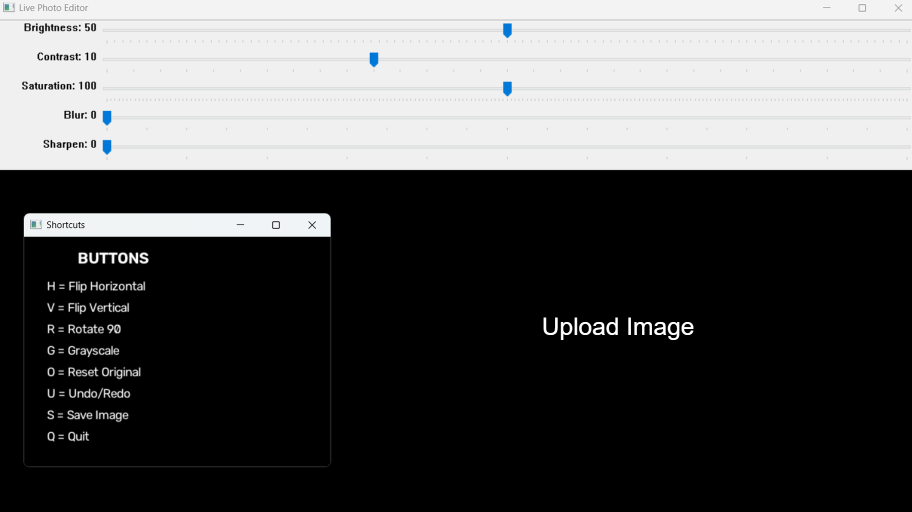
#> input picture Screenshot 2026-08-13 175507.png, 1824 x 1024 px (shown at 1/2 size); its folder holds 2 pictures in this run
$ python Live_Photo_editor.py
#> lines starting #> are read from the running program, lines starting #| are printed output that depends on the picture; after the words box and inside, x2 and y2 are one past the last pixel; in counts of white or black regions, pixels touching at a corner belong together
import cv2
import numpy as np
from tkinter import Tk  #----GUI Library of py
from tkinter.filedialog import asksaveasfilename
from tkinter import filedialog

#-------------------------choose image from Pc

file_path = filedialog.askopenfilename(
    title="Choose Image",
    filetypes=[
        ("Image Files", "*.jpg *.jpeg *.png *.bmp")
    ]
)
#> the answer given: Screenshot 2026-08-13 175507.png

image = cv2.imread(file_path)
#> image is the input picture: shape (1024, 1824, 3); mean B, G, R 84.1, 84, 83.8
original = cv2.imread(file_path)

if original is None:
    print("Image not found!")
    exit()

# --------------Original image (Reset ke liye)
master = original.copy()
original = original.copy()

# ----------------------Window ka name
window_name = "Live Photo Editor"

#-----------------------Create Another window to show Buttons

BUTTONS = np.zeros((300, 400, 3), dtype=np.uint8)

cv2.putText(BUTTONS, "BUTTONS", (70, 35),
            cv2.FONT_HERSHEY_SIMPLEX, 0.7, (255,255,255), 2)

keys = [
    "H = Flip Horizontal",        "V = Flip Vertical",
    "R = Rotate 90",              "G = Grayscale",
    "O = Reset Original",         "U = Undo / Redo",
    "S = Save Image",             "Q = Quit"
]

y = 70
for text in keys:
    cv2.putText(BUTTONS, text, (30, y),
                cv2.FONT_HERSHEY_SIMPLEX, 0.55, (255,255,255), 1)
    y += 28

cv2.namedWindow(window_name)
cv2.WINDOW_NORMAL
cv2.imshow("Shortcuts", BUTTONS)
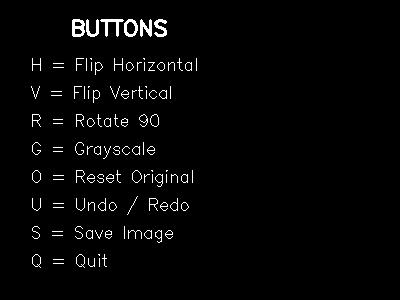
#> window 'Shortcuts': shape (300, 400, 3); 2.4% white in thin lines or dots, all inside (x1, y1, x2, y2) = (31, 19, 197, 268)


# Slider Function
# slider ke liye empty / callback funtion
# slider jb move krta h to vo function ko call back krta h
def nothing(x):
    pass

cv2.namedWindow(window_name)


# Brightness Slider
cv2.createTrackbar("Brightness", window_name, 50, 100, nothing)

# Contrast Slider
cv2.createTrackbar("Contrast", window_name, 10, 30, nothing)

# Saturation Slider
cv2.createTrackbar("Saturation", window_name, 100,200, nothing)

# Blur Slider

cv2.createTrackbar("Blur",window_name, 0,20, nothing)
#> slider 'Blur' is set to 6

# Sharpen slider

cv2.createTrackbar("Sharpen",window_name, 0,10, nothing)
#> slider 'Sharpen' is set to 3

# Undo Redo funtion
def show_comparison(master, display):

    height = min(master.shape[0], display.shape[0])

    master = cv2.resize(
        master,
        (int(master.shape[1] * height / master.shape[0]), height)
    )

    display = cv2.resize(
        display,
        (int(display.shape[1] * height / display.shape[0]), height)
    )

    comparison = np.hstack((master, display))

    cv2.imshow("Original | Edited", comparison)

while True:
# ---------------- Brightness Slider ----------------
 brightness = cv2.getTrackbarPos("Brightness", window_name) - 50

# ---------------- Contrast Slider ----------------
 contrast = cv2.getTrackbarPos("Contrast", window_name)

# ---------------- Saturation Slider ----------------
 saturation = cv2.getTrackbarPos("Saturation", window_name)

 #----------------Blur Slider-------------------------

 blur =cv2.getTrackbarPos("Blur",window_name)

 #--------------Sharpen slider------------------

 sharpen =cv2.getTrackbarPos("Sharpen",window_name)

# Start from current image
 display = original.copy()

# ---------------- Apply Brightness ----------------
 display = np.clip(
    display.astype(np.int16) + brightness,
    0,
    255
).astype(np.uint8)

# ---------------- Apply Contrast ----------------
 display = np.clip(
    display.astype(np.float32) * (contrast / 10),
    0,
    255
).astype(np.uint8)

# ---------------- Apply Saturation ----------------
# h= hue (color type)
# s = saturation
# v = value
 hsv = cv2.cvtColor(display, cv2.COLOR_BGR2HSV)
#> hsv: shape (1024, 1824, 3); mean H, S, V 3.2, 0.5, 84.1

 h, s, v = cv2.split(hsv)
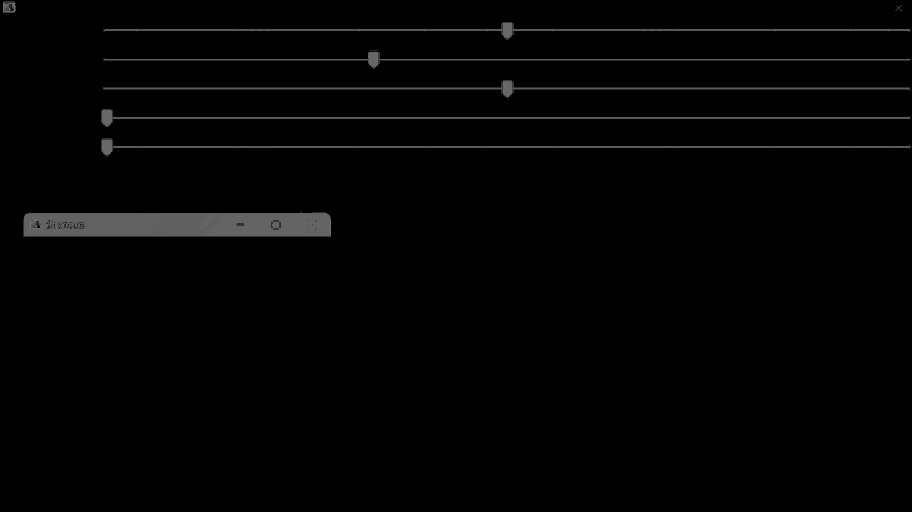
#> h: shape (1024, 1824) (shown at 1/2 size); min 0, max 170, mean 3.2
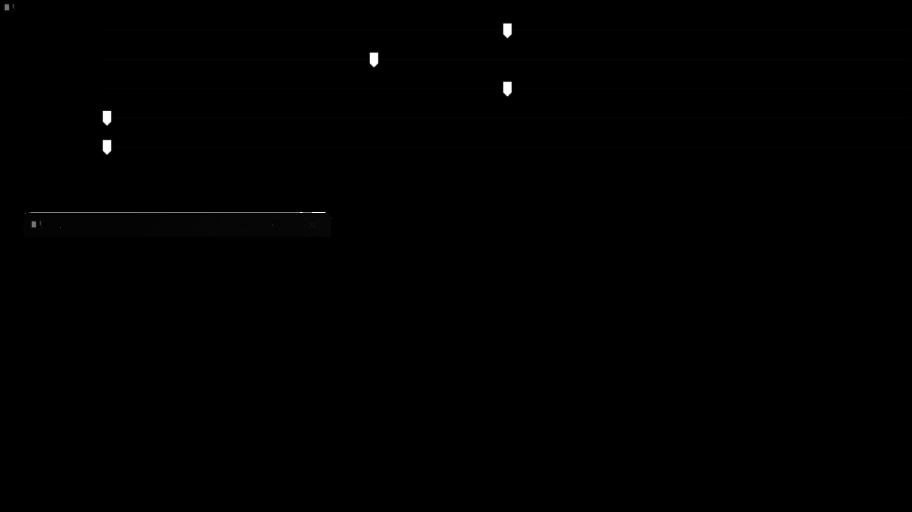
#> s: shape (1024, 1824) (shown at 1/2 size); min 0, max 255, mean 0.5

 s = np.clip(
    s.astype(np.float32) * (saturation / 100), #change value of saturation (pixel)
    0,
    255
).astype(np.uint8)

 hsv = cv2.merge((h, s, v))

 display = cv2.cvtColor(hsv, cv2.COLOR_HSV2BGR)

 #-------------- Apply Blur ---------------------
 if blur>0:
       kernel = blur*2+1
       display = cv2.GaussianBlur(display,(kernel,kernel),0)


#--------------- Apply Sharpen ---------------------------

 if sharpen>0:
    kernel= np.array([[0,-1,0],
                   [-1,5 + sharpen,-1],
                   [0,-1,0]],dtype=np.float32)
    display= cv2.filter2D(display,-1,kernel)
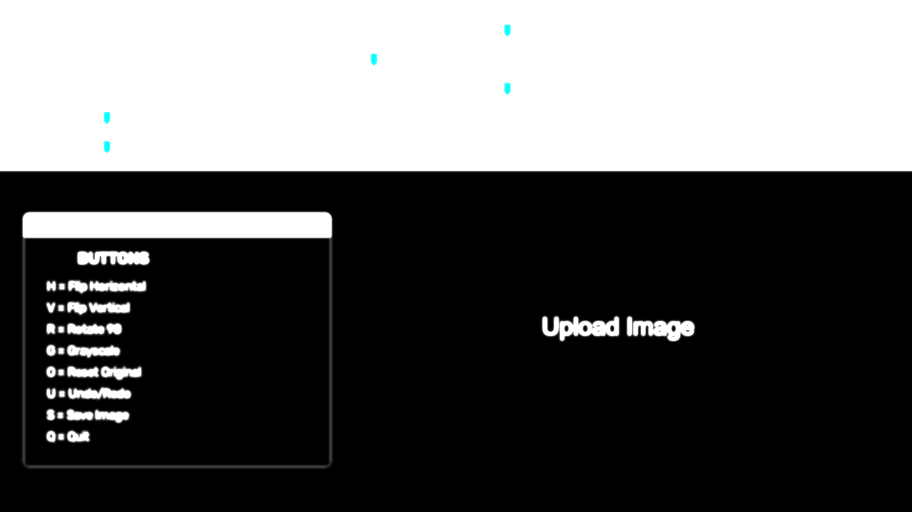
#> display: shape (1024, 1824, 3) (shown at 1/2 size); mean B, G, R 94.4, 94.4, 94.2


# ---------------- Show ----------------

 cv2.namedWindow(window_name)
 cv2.WINDOW_NORMAL
 h, w = display.shape[:2]
#> h = 1024; w = 1824

 max_w = 1920
 max_h = 500

 scale = min(max_w / w, max_h / h)
#> scale = 0.488

 new_w = int(w * scale)
#> new_w = 890
 new_h = int(h * scale)
#> new_h = 500

 display = cv2.resize(display, (new_w, new_h))
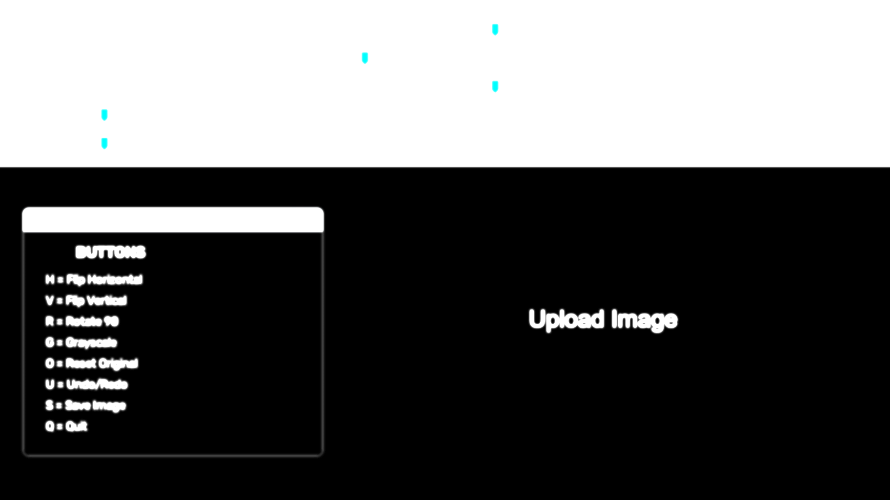
#> display: shape (500, 890, 3); mean B, G, R 94.4, 94.4, 94.2

 cv2.imshow(window_name, display)


   #--------------------- Keyboard Input
 key = cv2.waitKey(1)
#> (key q is pressed here)

 # ---------------- Horizontal Flip
 if key == ord('h'):
        original = cv2.flip(original, 1)
        print("Horizontal Flip")

    # ---------------- Vertical Flip
 elif key == ord('v'):
        original = cv2.flip(original, 0)
        print("Vertical Flip")

    # ---------------- Rotate by 90
 elif key == ord('r'):
        original = cv2.rotate(original, cv2.ROTATE_90_CLOCKWISE)
        print("Rotated")

    # ---------------- Grayscale(Black and White)
 elif key == ord('g'):
        gray = cv2.cvtColor(original, cv2.COLOR_BGR2GRAY)
        original = cv2.cvtColor(gray, cv2.COLOR_GRAY2BGR)
        print("Grayscale")

    # ---------------- Reset
 elif key == ord('o'):
        original = master.copy()
        cv2.setTrackbarPos("Brightness", window_name, 50)
        cv2.setTrackbarPos("Contrast", window_name, 10)
        cv2.setTrackbarPos("Saturation", window_name, 100)
        cv2.setTrackbarPos("Blur", window_name, 0)
        cv2.setTrackbarPos("Sharpen", window_name, 0)
        print("Image Reset")

    # -----------------UNdo/Redo for comparison

 elif key == ord('u'):
    show_comparison(master, display)

    # ---------------- Save image by using Tkinter library ( GUI ) of python
 elif key == ord('s'):

    root = Tk()
    root.withdraw()

    file_path = asksaveasfilename(
        defaultextension=".jpg",
        filetypes=[
            ("JPEG Image", "*.jpg"),
            ("PNG Image", "*.png"),
            ("All Files", "*.*")
        ]
    )

    if file_path:
        cv2.imwrite(file_path, display)
        print("Image Saved Successfully")
    else:
        print("Save Cancelled")

    # ---------------- Quit
 elif key == ord('q'):
        print("Closing Editor...")
        break

cv2.destroyAllWindows()
